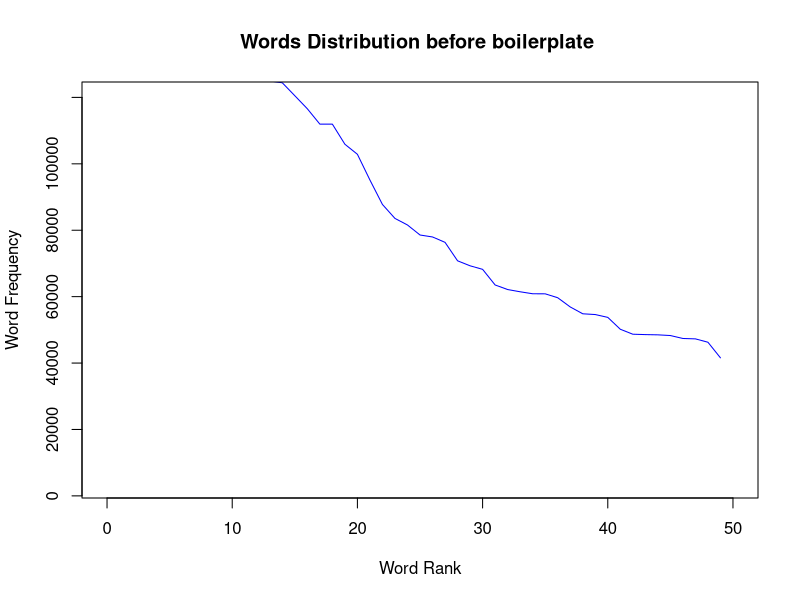

This figure's R source:
htmlF <- read.table('top50frequencyhtml.txt', header=T)
htmlData <- rep(htmlF[,1])

textF<- read.table('top50frequencytext.txt', header=T)
textData <- rep(textF[,1])
xlimit <- c(0,50)
ylimit <- c(4000,120000)

plot(htmlData, type='l', col='blue',xlim=xlimit,ylim=ylimit, xlab='Word Rank', ylab='Word Frequency', main='Words Distribution before boilerplate ')
